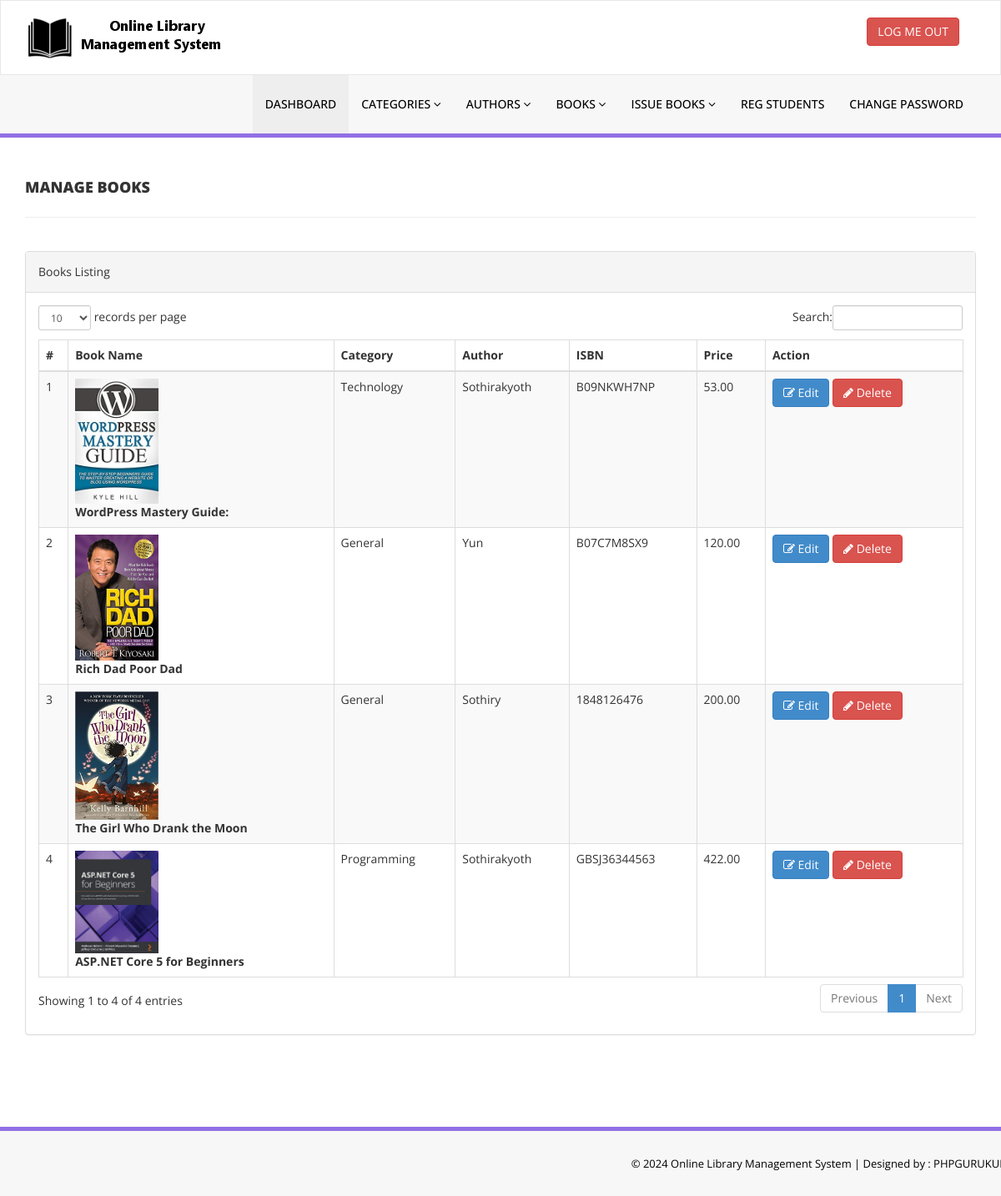
The app's page /admin/manage-books.php (signed in) with its own data.
### tables this page shows
CREATE TABLE `tblbooks` (
  `id` int(11) NOT NULL,
  `BookName` varchar(255) DEFAULT NULL,
  `CatId` int(11) DEFAULT NULL,
  `AuthorId` int(11) DEFAULT NULL,
  `ISBNNumber` varchar(25) DEFAULT NULL,
  `BookPrice` decimal(10,2) DEFAULT NULL,
  `bookImage` varchar(250) NOT NULL,
  `isIssued` int(1) DEFAULT NULL,
  `RegDate` timestamp NULL DEFAULT CURRENT_TIMESTAMP,
  `UpdationDate` timestamp NULL DEFAULT NULL ON UPDATE CURRENT_TIMESTAMP
);

CREATE TABLE `tblcategory` (
  `id` int(11) NOT NULL,
  `CategoryName` varchar(150) DEFAULT NULL,
  `Status` int(1) DEFAULT NULL,
  `CreationDate` timestamp NULL DEFAULT CURRENT_TIMESTAMP,
  `UpdationDate` timestamp NULL DEFAULT '0000-00-00 00:00:00' ON UPDATE CURRENT_TIMESTAMP
);

CREATE TABLE `tblauthors` (
  `id` int(11) NOT NULL,
  `AuthorName` varchar(159) DEFAULT NULL,
  `creationDate` timestamp NULL DEFAULT CURRENT_TIMESTAMP,
  `UpdationDate` timestamp NULL DEFAULT NULL ON UPDATE CURRENT_TIMESTAMP
);

### admin/manage-books.php (the view, shortened to what this page needs)
<?php
include('includes/config.php');
if(strlen($_SESSION['alogin'])==0)
    {
header('location:index.php');
}
else{
    ?>
<!DOCTYPE html>
<html xmlns="http://www.w3.org/1999/xhtml">
<head>
    <link href="assets/css/bootstrap.css" rel="stylesheet" />
    <link href="assets/css/font-awesome.css" rel="stylesheet" />
    <link href="assets/js/dataTables/dataTables.bootstrap.css" rel="stylesheet" />
    <link href="assets/css/style.css" rel="stylesheet" />
</head>
<body>
<?php include('includes/header.php');?>
    <div class="content-wrapper">
         <div class="container">
        <div class="row pad-botm">
            <div class="col-md-12">
                <h4 class="header-line">Manage Books</h4>
    </div>
        </div>
            <div class="row">
                <div class="col-md-12">
                    <div class="panel panel-default">
                        <div class="panel-heading">
                           Books Listing
                        </div>
                        <div class="panel-body">
                            <div class="table-responsive">
                                <table class="table table-striped table-bordered table-hover" id="dataTables-example">
                                    <thead>
                                        <tr>
                                            <th>#</th>
                                            <th>Book Name</th>
                                            <th>Category</th>
                                            <th>Author</th>
                                            <th>ISBN</th>
                                            <th>Price</th>
                                            <th>Action</th>
                                        </tr>
                                    </thead>
                                    <tbody>
<?php $sql = "SELECT tblbooks.BookName,tblcategory.CategoryName,tblauthors.AuthorName,tblbooks.ISBNNumber,tblbooks.BookPrice,tblbooks.id as bookid,tblbooks.bookImage from  tblbooks join tblcategory on tblcategory.id=tblbooks.CatId join tblauthors on tblauthors.id=tblbooks.AuthorId";
$query = $dbh -> prepare($sql);
$query->execute();
$results=$query->fetchAll(PDO::FETCH_OBJ);
$cnt=1;
if($query->rowCount() > 0)
{
foreach($results as $result)
{               ?>
                                        <tr class="odd gradeX">
                                            <td class="center"><?php echo htmlentities($cnt);?></td>
                                            <td class="center" width="300">
<img src="bookimg/<?php echo htmlentities($result->bookImage);?>" width="100">
                                                <br /><b><?php echo htmlentities($result->BookName);?></b></td>
                                            <td class="center"><?php echo htmlentities($result->CategoryName);?></td>
                                            <td class="center"><?php echo htmlentities($result->AuthorName);?></td>
                                            <td class="center"><?php echo htmlentities($result->ISBNNumber);?></td>
                                            <td class="center"><?php echo htmlentities($result->BookPrice);?></td>
                                            <td class="center">
                                            <a href="edit-book.php?bookid=<?php echo htmlentities($result->bookid);?>"><button class="btn btn-primary"><i class="fa fa-edit "></i> Edit</button>
                                          <a href="manage-books.php?del=<?php echo htmlentities($result->bookid);?>" onclick="return confirm('Are you sure you want to delete?');"" >  <button class="btn btn-danger"><i class="fa fa-pencil"></i> Delete</button>
                                            </td>
                                        </tr>
 <?php $cnt=$cnt+1;}} ?>
                                    </tbody>
                                </table>
                            </div>
                        </div>
                    </div>
                </div>
            </div>
    </div>
    </div>
  <?php include('includes/footer.php');?>
</body>
</html>
<?php } ?>

### admin/assets/css/style.css (style rules this page uses)
.content-wrapper { margin-top: 40px; min-height:800px; padding-bottom:90px; }
.header-line { font-weight:900; padding-bottom:25px; border-bottom:1px solid #eeeeee; text-transform:uppercase; }
.pad-botm { padding-bottom:30px; }

### records on screen
tblbooks: bookImage (picture), BookName "WordPress Mastery Guide:", tblcategory.CategoryName "Technology", AuthorId.AuthorName "Sothirakyoth", ISBNNumber "B09NKWH7NP", BookPrice "53.00"
tblbooks: bookImage (picture), BookName "Rich Dad Poor Dad", tblcategory.CategoryName "General", AuthorId.AuthorName "Yun", ISBNNumber "B07C7M8SX9", BookPrice "120.00"
tblbooks: bookImage (picture), BookName "The Girl Who Drank the Moon", tblcategory.CategoryName "General", AuthorId.AuthorName "Sothiry", ISBNNumber "1848126476", BookPrice "200.00"
tblbooks: bookImage (picture), BookName "ASP.NET Core 5 for Beginners", tblcategory.CategoryName "Programming", AuthorId.AuthorName "Sothirakyoth", ISBNNumber "GBSJ36344563", BookPrice "422.00"
